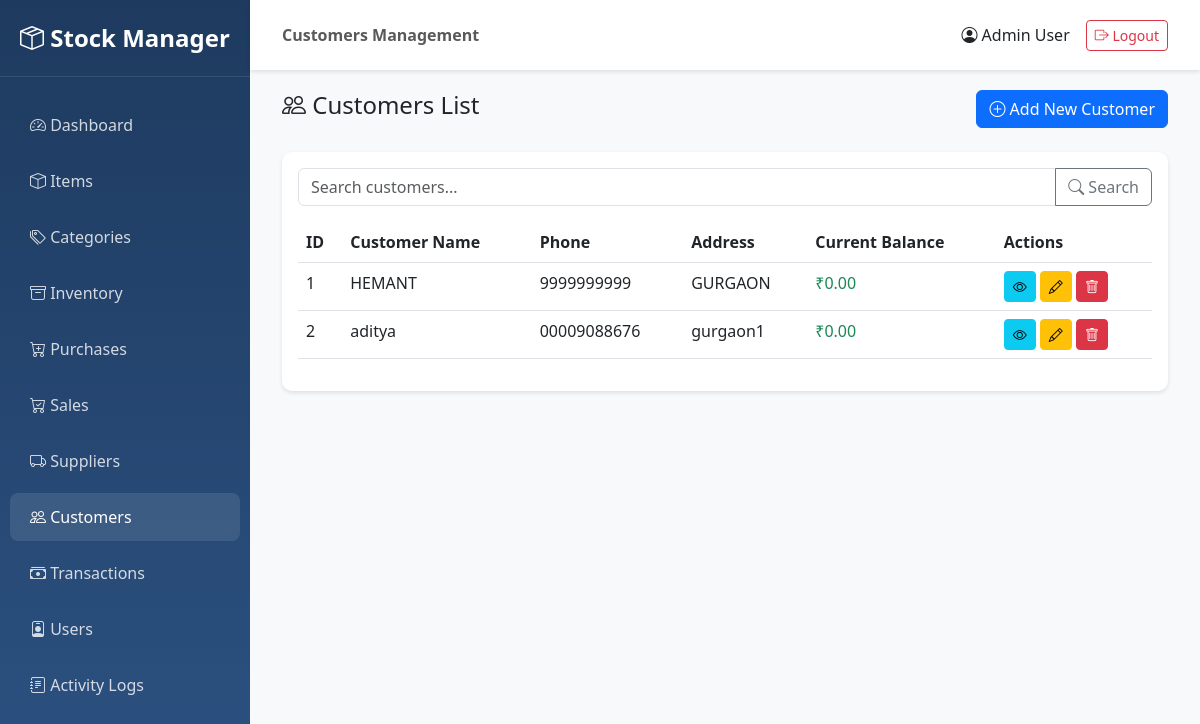
Page /customers/ (signed in) on the committed database.
### app/models/user.py (models this page shows, shortened)
class User(UserMixin, db.Model):
    __tablename__ = 'users'
    user_id = db.Column(db.Integer, primary_key=True)
    name = db.Column(db.String(100), nullable=False)
    username = db.Column(db.String(50), unique=True, nullable=False, index=True)
    password = db.Column(db.String(255), nullable=False)
    role = db.Column(db.String(20), nullable=False, default='user')  # admin, manager, user
    status = db.Column(db.String(20), nullable=False, default='active')  # active, inactive
    created_by = db.Column(db.Integer, db.ForeignKey('users.user_id'), nullable=True)
    updated_by = db.Column(db.Integer, db.ForeignKey('users.user_id'), nullable=True)
    created_at = db.Column(db.DateTime, nullable=False, default=datetime.utcnow)
    updated_at = db.Column(db.DateTime, nullable=False, default=datetime.utcnow, onupdate=datetime.utcnow)
    logs = db.relationship('Log', backref='user', lazy='dynamic')
    def is_admin(self):
        return self.role == 'admin'

### app/models/customer.py (models this page shows, shortened)
class Customer(db.Model):
    __tablename__ = 'customers'
    customer_id = db.Column(db.Integer, primary_key=True)
    name = db.Column(db.String(200), nullable=False, index=True)
    phone = db.Column(db.String(20), nullable=True)
    address = db.Column(db.Text, nullable=True)
    current_balance = db.Column(db.Float, nullable=False, default=0.0)
    created_by = db.Column(db.Integer, db.ForeignKey('users.user_id'), nullable=True)
    updated_by = db.Column(db.Integer, db.ForeignKey('users.user_id'), nullable=True)
    created_at = db.Column(db.DateTime, nullable=False, default=datetime.utcnow)
    updated_at = db.Column(db.DateTime, nullable=False, default=datetime.utcnow, onupdate=datetime.utcnow)
    sales = db.relationship('Sale', backref='customer', lazy='dynamic')

### app/routes/customers.py (the view)
@customers_bp.route('/')
@login_required
def list_customers():
    page = request.args.get('page', 1, type=int)
    search = request.args.get('search', '')
    query = Customer.query
    if search:
        query = query.filter(Customer.name.ilike(f'%{search}%'))
    customers = query.paginate(page=page, per_page=20, error_out=False)
    return render_template('customers/list.html', customers=customers, search=search)

### app/templates/customers/list.html (shortened to what this page needs)
{% extends "base.html" %}
{% block page_title %}Customers Management{% endblock %}
{% block content %}
<div class="container-fluid">
    <div class="d-flex justify-content-between align-items-center mb-4">
        <h4><i class="bi bi-people"></i> Customers List</h4>
        <a href="{{ url_for('customers.create_customer') }}" class="btn btn-primary">
            <i class="bi bi-plus-circle"></i> Add New Customer
        </a>
    </div>
    <div class="card">
        <div class="card-body">
            <form method="GET" class="mb-3">
                <div class="input-group">
                    <input type="text" name="search" class="form-control" placeholder="Search customers..." value="{{ search }}">
                    <button class="btn btn-outline-secondary" type="submit">
                        <i class="bi bi-search"></i> Search
                    </button>
                </div>
            </form>
            <div class="table-responsive">
                <table class="table table-hover">
                    <thead>
                        <tr>
                            <th>ID</th>
                            <th>Customer Name</th>
                            <th>Phone</th>
                            <th>Address</th>
                            <th>Current Balance</th>
                            <th>Actions</th>
                        </tr>
                    </thead>
                    <tbody>
                        {% for customer in customers.items %}
                        <tr>
                            <td>{{ customer.customer_id }}</td>
                            <td>{{ customer.name }}</td>
                            <td>{{ customer.phone or '-' }}</td>
                            <td>{{ customer.address or '-' }}</td>
                            <td>
                                {% if customer.current_balance > 0 %}
                                    <span class="text-danger">₹{{ "%.2f"|format(customer.current_balance) }}</span>
                                {% else %}
                                    <span class="text-success">₹0.00</span>
                                {% endif %}
                            </td>
                            <td>
                                <a href="{{ url_for('customers.view_customer', customer_id=customer.customer_id) }}" class="btn btn-sm btn-info">
                                    <i class="bi bi-eye"></i>
                                </a>
                                <a href="{{ url_for('customers.edit_customer', customer_id=customer.customer_id) }}" class="btn btn-sm btn-warning">
                                    <i class="bi bi-pencil"></i>
                                </a>
                                <form method="POST" action="{{ url_for('customers.delete_customer', customer_id=customer.customer_id) }}" style="display:inline;">
                                    <button type="submit" class="btn btn-sm btn-danger" onclick="return confirm('Are you sure?')">
                                        <i class="bi bi-trash"></i>
                                    </button>
                                </form>
                            </td>
                        </tr>
                        {% endfor %}
                    </tbody>
                </table>
            </div>
        </div>
    </div>
</div>
{% endblock %}

### app/templates/base.html (shortened to what this page needs)
<!DOCTYPE html>
<html lang="en">
<head>
    <link href="https://cdn.jsdelivr.net/npm/bootstrap@5.3.0/dist/css/bootstrap.min.css" rel="stylesheet">
    <link rel="stylesheet" href="https://cdn.jsdelivr.net/npm/bootstrap-icons@1.11.0/font/bootstrap-icons.css">
</head>
<body>
    {% if current_user.is_authenticated %}
    <div class="sidebar">
        <div class="brand-logo">
            <i class="bi bi-box-seam"></i> Stock Manager
        </div>
        <ul class="nav flex-column">
            <li class="nav-item">
                <a class="nav-link {% if request.endpoint == 'main.dashboard' %}active{% endif %}" href="{{ url_for('main.dashboard') }}">
                    <i class="bi bi-speedometer2"></i> Dashboard
                </a>
            </li>
            <li class="nav-item">
                <a class="nav-link {% if 'items' in request.endpoint %}active{% endif %}" href="{{ url_for('items.list_items') }}">
                    <i class="bi bi-box"></i> Items
                </a>
            </li>
            <li class="nav-item">
                <a class="nav-link {% if 'categories' in request.endpoint %}active{% endif %}" href="{{ url_for('categories.list_categories') }}">
                    <i class="bi bi-tags"></i> Categories
                </a>
            </li>
            <li class="nav-item">
                <a class="nav-link {% if 'inventory' in request.endpoint %}active{% endif %}" href="{{ url_for('inventory.list_inventory') }}">
                    <i class="bi bi-archive"></i> Inventory
                </a>
            </li>
            <li class="nav-item">
                <a class="nav-link {% if 'purchases' in request.endpoint %}active{% endif %}" href="{{ url_for('purchases.list_purchases') }}">
                    <i class="bi bi-cart-plus"></i> Purchases
                </a>
            </li>
            <li class="nav-item">
                <a class="nav-link {% if 'sales' in request.endpoint %}active{% endif %}" href="{{ url_for('sales.list_sales') }}">
                    <i class="bi bi-cart-check"></i> Sales
                </a>
            </li>
            <li class="nav-item">
                <a class="nav-link {% if 'suppliers' in request.endpoint %}active{% endif %}" href="{{ url_for('suppliers.list_suppliers') }}">
                    <i class="bi bi-truck"></i> Suppliers
                </a>
            </li>
            <li class="nav-item">
                <a class="nav-link {% if 'customers' in request.endpoint %}active{% endif %}" href="{{ url_for('customers.list_customers') }}">
                    <i class="bi bi-people"></i> Customers
                </a>
            </li>
            <li class="nav-item">
                <a class="nav-link {% if 'money' in request.endpoint %}active{% endif %}" href="{{ url_for('money.list_transactions') }}">
                    <i class="bi bi-cash-stack"></i> Transactions
                </a>
            </li>
            {% if current_user.is_admin() %}
            <li class="nav-item">
                <a class="nav-link {% if 'users' in request.endpoint %}active{% endif %}" href="{{ url_for('users.list_users') }}">
                    <i class="bi bi-person-badge"></i> Users
                </a>
            </li>
            <li class="nav-item">
                <a class="nav-link {% if 'logs' in request.endpoint %}active{% endif %}" href="{{ url_for('logs.list_logs') }}">
                    <i class="bi bi-journal-text"></i> Activity Logs
                </a>
            </li>
            {% endif %}
        </ul>
    </div>
    <nav class="navbar navbar-top">
        <div class="container-fluid">
            <span class="navbar-text">
                <strong>{% block page_title %}{% endblock %}</strong>
            </span>
            <div class="d-flex align-items-center">
                <span class="me-3">
                    <i class="bi bi-person-circle"></i> {{ current_user.name }}
                </span>
                <a href="{{ url_for('auth.logout') }}" class="btn btn-outline-danger btn-sm">
                    <i class="bi bi-box-arrow-right"></i> Logout
                </a>
            </div>
        </div>
    </nav>
    <div class="main-content">
        {% block content %}{% endblock %}
    </div>
    {% endif %}
</body>
</html>

### app/templates/base.html (style rules this page uses)
:root { --sidebar-width: 250px; }
body { font-family: 'Segoe UI', Tahoma, Geneva, Verdana, sans-serif; }
.sidebar { position: fixed; top: 0; left: 0; height: 100vh; width: var(--sidebar-width); background: linear-gradient(180deg, #1e3a5f 0%, #2c5282 100%); padding-top: 20px; overflow-y: auto; }
.sidebar .nav-link { color: rgba(255, 255, 255, 0.8); padding: 12px 20px; margin: 4px 10px; border-radius: 8px; transition: all 0.3s; }
.sidebar .nav-link:hover, .sidebar .nav-link.active { background: rgba(255, 255, 255, 0.1); color: white; }
.main-content { margin-left: var(--sidebar-width); padding: 20px; min-height: 100vh; background: #f8f9fa; }
.card { border: none; border-radius: 10px; box-shadow: 0 2px 4px rgba(0,0,0,0.1); margin-bottom: 20px; }
.navbar-top { margin-left: var(--sidebar-width); background: white; box-shadow: 0 2px 4px rgba(0,0,0,0.1); padding: 15px 20px; }
.brand-logo { color: white; font-size: 1.5rem; font-weight: bold; padding: 0 20px 20px; margin-bottom: 20px; border-bottom: 1px solid rgba(255,255,255,0.1); }

### rows in the picture
User: name "Admin User"
Customer: customer_id "1", name "HEMANT", phone "9999999999", address "GURGAON", current_balance "₹0.00"
Customer: customer_id "2", name "aditya", phone "00009088676", address "gurgaon1", current_balance "₹0.00"
